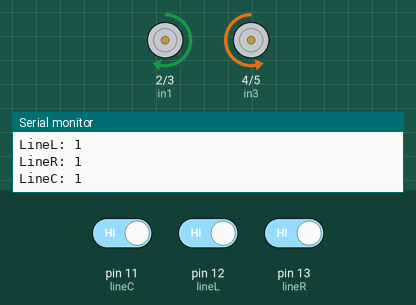
This sketch was run on a simulated Arduino Uno, built with avr-gcc and run on an emulated ATmega328P. On the bench: motor-driver pin pairs drawn as motors (green arrow = first pin HIGH = forward, orange = second pin HIGH = backward, longer = more drive, scaled by the enable pin), the last lines printed to the serial monitor. Inputs (shaded band) come from the test bench; at power-on: pin 11 (lineC) HIGH, pin 12 (lineL) HIGH, pin 13 (lineR) HIGH.

Above: at 1.2 s.
1.3 s: pin 11 (lineC) driven LOW
At 1.7 s:
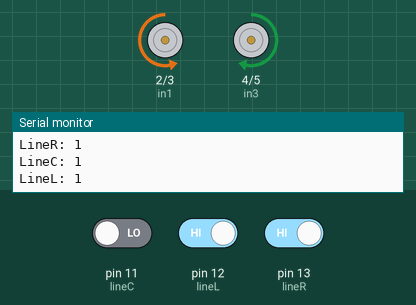
4.3 s: pin 11 (lineC) driven HIGH
At 4.7 s:
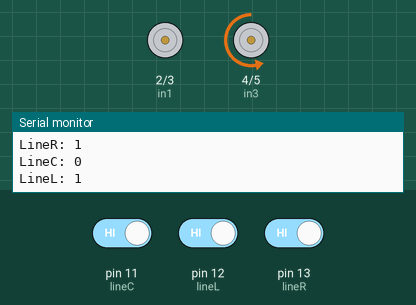
7.3 s: pin 12 (lineL) driven LOW
At 7.7 s:
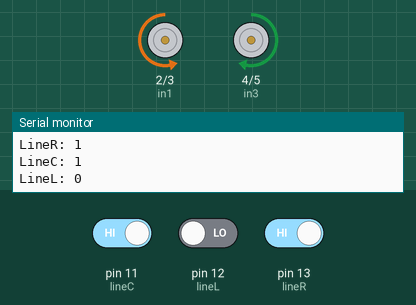
10.3 s: pin 12 (lineL) driven HIGH
At 12.2 s:
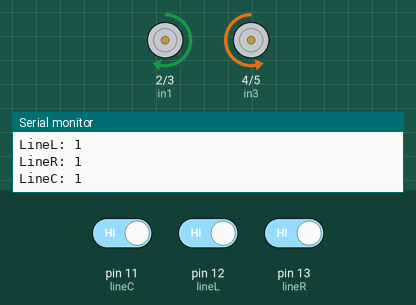
13.3 s: pin 13 (lineR) driven LOW
At 13.7 s:
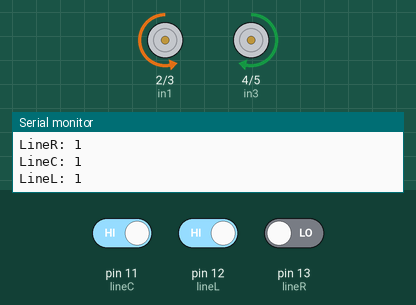
16.3 s: pin 13 (lineR) driven HIGH
At 17.9 s:
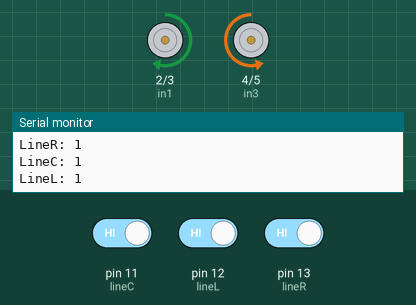
Timing chart, 0 to 19.4 s (numbered marks = the images above; inputs shaded):
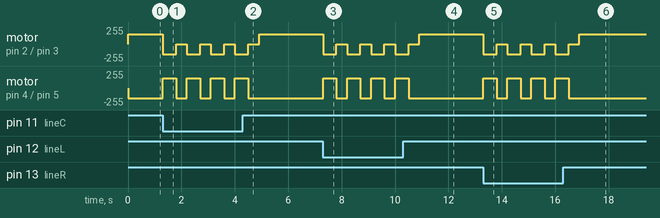

Measured:
- after the input at 1.3 s, motor on pin 2 (in1) / pin 3 (in2): alternates backward 150/255 for 0.50 s and stopped for 0.40 s, starting at once; motor on pin 4 (in3) / pin 5 (in4): alternates forward 150/255 for 0.50 s and backward 150/255 for 0.40 s, starting at once
- after the input at 4.3 s, motor on pin 4 (in3) / pin 5 (in4): goes on until 4.5 s, then stays backward 150/255
- after the input at 7.3 s, motor on pin 2 (in1) / pin 3 (in2): alternates backward 150/255 for 0.50 s and stopped for 0.40 s, starting at once; motor on pin 4 (in3) / pin 5 (in4): alternates forward 150/255 for 0.50 s and backward 150/255 for 0.40 s, starting at once
- after the input at 10.3 s, motor on pin 4 (in3) / pin 5 (in4): goes on until 10.5 s, then stays backward 150/255
- after the input at 13.3 s, motor on pin 2 (in1) / pin 3 (in2): alternates backward 150/255 for 0.50 s and stopped for 0.40 s, starting at once; motor on pin 4 (in3) / pin 5 (in4): alternates forward 150/255 for 0.50 s and backward 150/255 for 0.40 s, starting at once
- after the input at 16.3 s, motor on pin 4 (in3) / pin 5 (in4): goes on until 16.5 s, then stays backward 150/255

The sketch:

Sumo.ino
```cpp
/*  SumoBot 1.0
    built to weeeen
    Description:  Reads each sensor every loop. Any instance of
                  black line it backs up and turns right
*/

int lineC = 11;
int lineL = 12;
int lineR = 13;
int ena = 9;
int enb = 10;
int in1 = 2;
int in2 = 3;
int in3 = 4;
int in4 = 5;

void setup()
{
  pinMode(lineC, INPUT);
  pinMode(lineL, INPUT);
  pinMode(lineR, INPUT);

  pinMode(ena, OUTPUT);
  pinMode(enb, OUTPUT);

  pinMode(in1, OUTPUT);
  pinMode(in2, OUTPUT);
  pinMode(in3, OUTPUT);
  pinMode(in4, OUTPUT);

  analogWrite(ena, 150); //This is your motor speed
  analogWrite(enb, 150); //Change these values as needed.  range is 0 - 255

  Serial.begin(9600);
}

void loop()
{
  Serial.print("LineR: " );
  Serial.println(digitalRead(lineR));
  Serial.print("LineC: " );
  Serial.println(digitalRead(lineC));
  Serial.print("LineL: " );
  Serial.println(digitalRead(lineL));

  // all black means all of the sensors are on the line. GO BACK
  if(digitalRead(lineC)==0 || digitalRead(lineL)==0 || digitalRead(lineR)==0){
    goBack();
  }else{
    goForward();
  }

}

boolean forward()
{
   if(digitalRead(lineC)==0 && digitalRead(lineL)==1 && digitalRead(lineR)==1)
      return true;
   else
      return false;
}

boolean blackLeft()
{
  if(digitalRead(lineL)==0 && digitalRead(lineC)==1 && digitalRead(lineR)==1)
    return true;
  else
    return false;
}

boolean blackRight()
{
    if(digitalRead(lineC)==1 && digitalRead(lineL)==1 && digitalRead(lineR)==0)
      return true;
    else
      return false;
}

boolean blackAll()
{
    if(digitalRead(lineC)==0 || digitalRead(lineL)==0 || digitalRead(lineR)==0)
      return true;
    else
      return false;
}

////////////////////////////////////////////////////////////////////////////////
void goForward()
{
    digitalWrite(in1, HIGH);
    digitalWrite(in2, LOW);
    digitalWrite(in3, LOW);
    digitalWrite(in4, HIGH);

}

void goBack()
{
    digitalWrite(in1, LOW);
    digitalWrite(in2, HIGH);
    digitalWrite(in3, HIGH);
    digitalWrite(in4, LOW);
    delay(500);
    goRight();
}

void goLeft()
{
    digitalWrite(in1, HIGH);
    digitalWrite(in2, LOW);
    digitalWrite(in3, LOW);
    digitalWrite(in4, LOW);
    delay(250);
}

void goRight()
{
    digitalWrite(in1, LOW);
    digitalWrite(in2, LOW);
    digitalWrite(in3, LOW);
    digitalWrite(in4, HIGH);
    delay(400);


}
```
